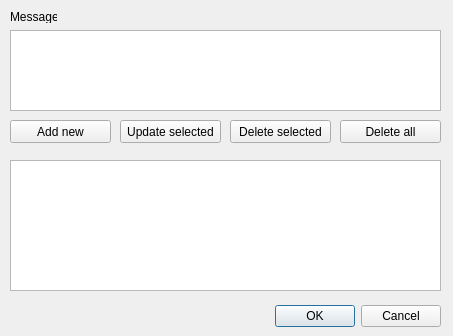
<?xml version="1.0" encoding="UTF-8"?>
<ui version="4.0">
 <class>MessageEditorDialog</class>
 <widget class="QDialog" name="MessageEditorDialog">
  <property name="geometry">
   <rect>
    <x>0</x>
    <y>0</y>
    <width>453</width>
    <height>336</height>
   </rect>
  </property>
  <property name="windowTitle">
   <string>Message Editor</string>
  </property>
  <widget class="QDialogButtonBox" name="buttonBox">
   <property name="geometry">
    <rect>
     <x>100</x>
     <y>300</y>
     <width>341</width>
     <height>32</height>
    </rect>
   </property>
   <property name="orientation">
    <enum>Qt::Horizontal</enum>
   </property>
   <property name="standardButtons">
    <set>QDialogButtonBox::Cancel|QDialogButtonBox::Ok</set>
   </property>
  </widget>
  <widget class="QListWidget" name="listWidget">
   <property name="geometry">
    <rect>
     <x>10</x>
     <y>160</y>
     <width>431</width>
     <height>131</height>
    </rect>
   </property>
   <property name="selectionBehavior">
    <enum>QAbstractItemView::SelectRows</enum>
   </property>
   <property name="selectionRectVisible">
    <bool>true</bool>
   </property>
  </widget>
  <widget class="QPushButton" name="btnDeleteAll">
   <property name="geometry">
    <rect>
     <x>340</x>
     <y>120</y>
     <width>101</width>
     <height>23</height>
    </rect>
   </property>
   <property name="text">
    <string>Delete all</string>
   </property>
  </widget>
  <widget class="QPushButton" name="btnDeleteSelected">
   <property name="geometry">
    <rect>
     <x>230</x>
     <y>120</y>
     <width>101</width>
     <height>23</height>
    </rect>
   </property>
   <property name="text">
    <string>Delete selected</string>
   </property>
  </widget>
  <widget class="QPushButton" name="btnUpdate">
   <property name="geometry">
    <rect>
     <x>120</x>
     <y>120</y>
     <width>101</width>
     <height>23</height>
    </rect>
   </property>
   <property name="text">
    <string>Update selected</string>
   </property>
  </widget>
  <widget class="QPushButton" name="btnAdd">
   <property name="geometry">
    <rect>
     <x>10</x>
     <y>120</y>
     <width>101</width>
     <height>23</height>
    </rect>
   </property>
   <property name="text">
    <string>Add new</string>
   </property>
  </widget>
  <widget class="QLabel" name="label">
   <property name="geometry">
    <rect>
     <x>10</x>
     <y>10</y>
     <width>47</width>
     <height>13</height>
    </rect>
   </property>
   <property name="text">
    <string>Message:</string>
   </property>
  </widget>
  <widget class="QTextEdit" name="txtMessage">
   <property name="geometry">
    <rect>
     <x>10</x>
     <y>30</y>
     <width>431</width>
     <height>81</height>
    </rect>
   </property>
  </widget>
 </widget>
 <resources/>
 <connections>
  <connection>
   <sender>buttonBox</sender>
   <signal>accepted()</signal>
   <receiver>MessageEditorDialog</receiver>
   <slot>accept()</slot>
   <hints>
    <hint type="sourcelabel">
     <x>248</x>
     <y>254</y>
    </hint>
    <hint type="destinationlabel">
     <x>157</x>
     <y>274</y>
    </hint>
   </hints>
  </connection>
  <connection>
   <sender>buttonBox</sender>
   <signal>rejected()</signal>
   <receiver>MessageEditorDialog</receiver>
   <slot>reject()</slot>
   <hints>
    <hint type="sourcelabel">
     <x>316</x>
     <y>260</y>
    </hint>
    <hint type="destinationlabel">
     <x>286</x>
     <y>274</y>
    </hint>
   </hints>
  </connection>
 </connections>
</ui>
